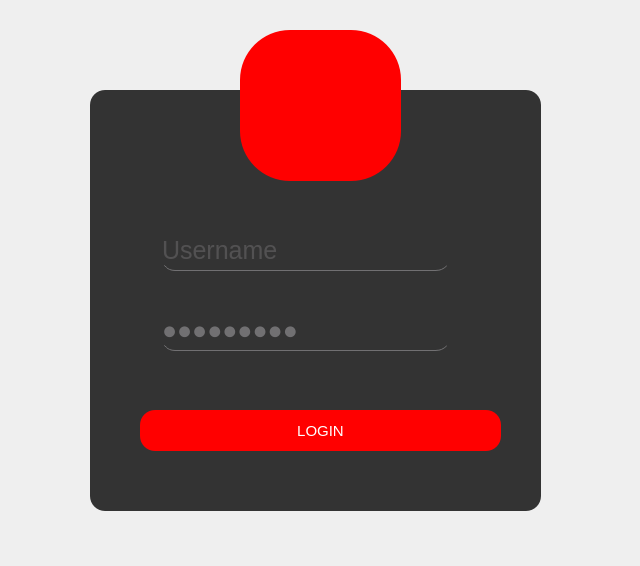
<?xml version="1.0" encoding="UTF-8"?>
<ui version="4.0">
 <class>Form</class>
 <widget class="QWidget" name="Form">
  <property name="geometry">
   <rect>
    <x>0</x>
    <y>0</y>
    <width>640</width>
    <height>566</height>
   </rect>
  </property>
  <property name="windowTitle">
   <string>Form</string>
  </property>
  <property name="styleSheet">
   <string notr="true">background-color: 0000;
</string>
  </property>
  <widget class="QGroupBox" name="groupBox">
   <property name="geometry">
    <rect>
     <x>90</x>
     <y>90</y>
     <width>451</width>
     <height>421</height>
    </rect>
   </property>
   <property name="styleSheet">
    <string notr="true">background-color: #333333;
border-radius: 15;</string>
   </property>
   <property name="title">
    <string/>
   </property>
   <widget class="QPushButton" name="pushButton">
    <property name="geometry">
     <rect>
      <x>50</x>
      <y>320</y>
      <width>361</width>
      <height>41</height>
     </rect>
    </property>
    <property name="styleSheet">
     <string notr="true">background-color:red;
border-radius: 15;
color:white;
font-size: 15px;</string>
    </property>
    <property name="text">
     <string>LOGIN</string>
    </property>
   </widget>
   <widget class="QLineEdit" name="lineEdit">
    <property name="geometry">
     <rect>
      <x>70</x>
      <y>140</y>
      <width>291</width>
      <height>41</height>
     </rect>
    </property>
    <property name="styleSheet">
     <string notr="true">background: transparent;
    border: none;
    border-bottom: 1px solid #717072;
color: #717072;
font-size: 25px;</string>
    </property>
    <property name="placeholderText">
     <string>Username</string>
    </property>
   </widget>
   <widget class="QLineEdit" name="lineEdit_2">
    <property name="geometry">
     <rect>
      <x>70</x>
      <y>220</y>
      <width>291</width>
      <height>41</height>
     </rect>
    </property>
    <property name="styleSheet">
     <string notr="true">background: transparent;
    border: none;
    border-bottom: 1px solid #717072;
color: #717072;
font-size: 25px;</string>
    </property>
    <property name="inputMask">
     <string/>
    </property>
    <property name="text">
     <string>123456789</string>
    </property>
    <property name="echoMode">
     <enum>QLineEdit::Password</enum>
    </property>
    <property name="placeholderText">
     <string>Password</string>
    </property>
   </widget>
  </widget>
  <widget class="QGroupBox" name="groupBox_2">
   <property name="geometry">
    <rect>
     <x>240</x>
     <y>30</y>
     <width>161</width>
     <height>151</height>
    </rect>
   </property>
   <property name="styleSheet">
    <string notr="true">background-color:red; border-radius:50;</string>
   </property>
   <property name="title">
    <string/>
   </property>
   <widget class="QLabel" name="label">
    <property name="geometry">
     <rect>
      <x>10</x>
      <y>10</y>
      <width>141</width>
      <height>141</height>
     </rect>
    </property>
    <property name="styleSheet">
     <string notr="true">border-radius:50;</string>
    </property>
    <property name="text">
     <string/>
    </property>
    <property name="pixmap">
     <pixmap>../Downloads/OnurSercanYilmaz.png</pixmap>
    </property>
    <property name="scaledContents">
     <bool>true</bool>
    </property>
   </widget>
  </widget>
 </widget>
 <resources/>
 <connections/>
</ui>
